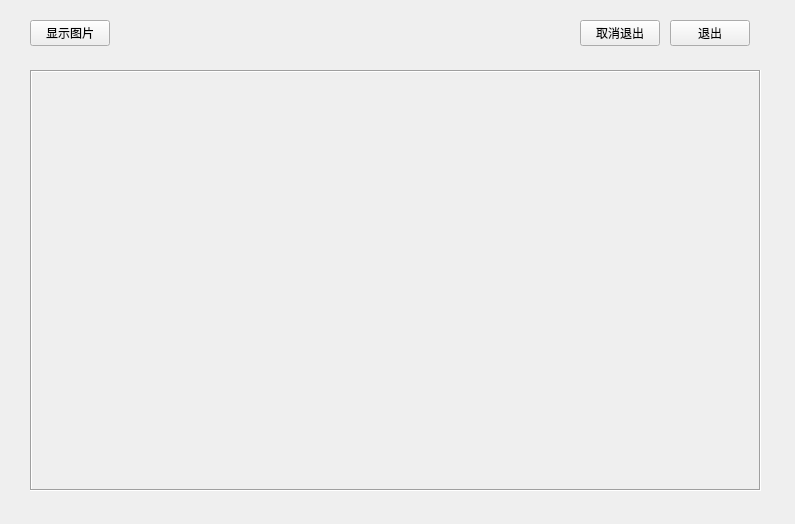
<?xml version="1.0" encoding="UTF-8"?>
<ui version="4.0">
 <class>picture</class>
 <widget class="QMainWindow" name="picture">
  <property name="geometry">
   <rect>
    <x>0</x>
    <y>0</y>
    <width>795</width>
    <height>524</height>
   </rect>
  </property>
  <property name="windowTitle">
   <string>picture</string>
  </property>
  <widget class="QWidget" name="centralWidget">
   <widget class="QPushButton" name="ShowPictureBtn">
    <property name="geometry">
     <rect>
      <x>30</x>
      <y>20</y>
      <width>80</width>
      <height>26</height>
     </rect>
    </property>
    <property name="text">
     <string>显示图片</string>
    </property>
   </widget>
   <widget class="QLabel" name="label">
    <property name="geometry">
     <rect>
      <x>30</x>
      <y>70</y>
      <width>731</width>
      <height>421</height>
     </rect>
    </property>
    <property name="frameShape">
     <enum>QFrame::Box</enum>
    </property>
    <property name="frameShadow">
     <enum>QFrame::Sunken</enum>
    </property>
    <property name="text">
     <string/>
    </property>
    <property name="margin">
     <number>0</number>
    </property>
   </widget>
   <widget class="QPushButton" name="exitBtn">
    <property name="geometry">
     <rect>
      <x>670</x>
      <y>20</y>
      <width>80</width>
      <height>26</height>
     </rect>
    </property>
    <property name="text">
     <string>退出</string>
    </property>
   </widget>
   <widget class="QPushButton" name="pushButton">
    <property name="geometry">
     <rect>
      <x>580</x>
      <y>20</y>
      <width>80</width>
      <height>26</height>
     </rect>
    </property>
    <property name="text">
     <string>取消退出</string>
    </property>
   </widget>
  </widget>
 </widget>
 <layoutdefault spacing="6" margin="11"/>
 <resources/>
 <connections/>
</ui>
